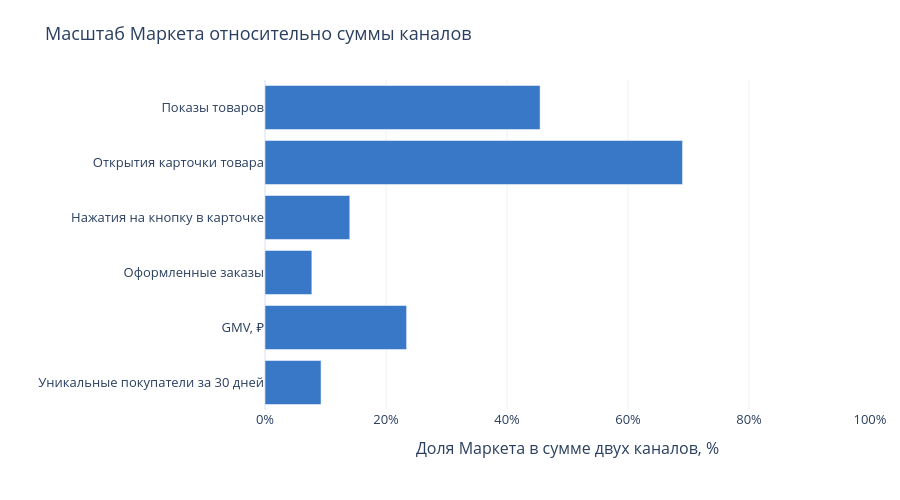

The notebook cell saved with this chart:
### Markdown cell above
### Интерактивно: доля Маркета в сумме двух каналов
Показаны разные показатели в одинаковой относительной шкале. Покупатели каналов могут пересекаться; сумма не является числом уникальных людей или размером рынка.

### Code cell
fig = go.Figure(go.Bar(
    x=volumes['Доля Маркета в сумме каналов, %'].iloc[::-1],
    y=volumes.index[::-1], orientation='h', marker_color='#3978C6',
    customdata=volumes[[mv, p1]].iloc[::-1].to_numpy(),
    hovertemplate='%{y}<br>Доля Маркета: %{x:.2f}%<br>Маркет: %{customdata[0]:,.0f}<br>Партнёр: %{customdata[1]:,.0f}<extra></extra>'
))
fig.update_xaxes(range=[0, 100], ticksuffix='%')
show_plotly(fig, 'Масштаб Маркета относительно суммы каналов', 'Доля Маркета в сумме двух каналов, %', '', 500)

### Figure 1 — Plotly figure (JSON) as saved in the notebook; plotly's stock layout.template omitted (floating-point values rounded to 4 significant figures)
{"data": [{"customdata": [[296100.0, 2901000.0], [1565000000.0, 5120000000.0], [413700.0, 4928000.0], [5969000.0, 36630000.0], [193500000.0, 86880000.0], [4778000000.0, 5730000000.0]], "hovertemplate": "%{y}<br>Доля Маркета: %{x:.2f}%<br>Маркет: %{customdata[0]:,.0f}<br>Партнёр: %{customdata[1]:,.0f}<extra></extra>", "marker": {"color": "#3978C6"}, "orientation": "h", "type": "bar", "x": [9.262, 23.41, 7.746, 14.01, 69.01, 45.47], "y": ["Уникальные покупатели за 30 дней", "GMV, ₽", "Оформленные заказы", "Нажатия на кнопку в карточке", "Открытия карточки товара", "Показы товаров"]}], "layout": {"font": {"size": 13}, "height": 500, "hoverlabel": {"namelength": -1}, "legend": {"title": {"text": "Канал"}}, "margin": {"b": 90, "l": 70, "r": 30, "t": 80}, "title": {"text": "Масштаб Маркета относительно суммы каналов"}, "xaxis": {"range": [0, 100], "ticksuffix": "%", "title": {"text": "Доля Маркета в сумме двух каналов, %"}}, "yaxis": {"title": {"text": ""}}}}
